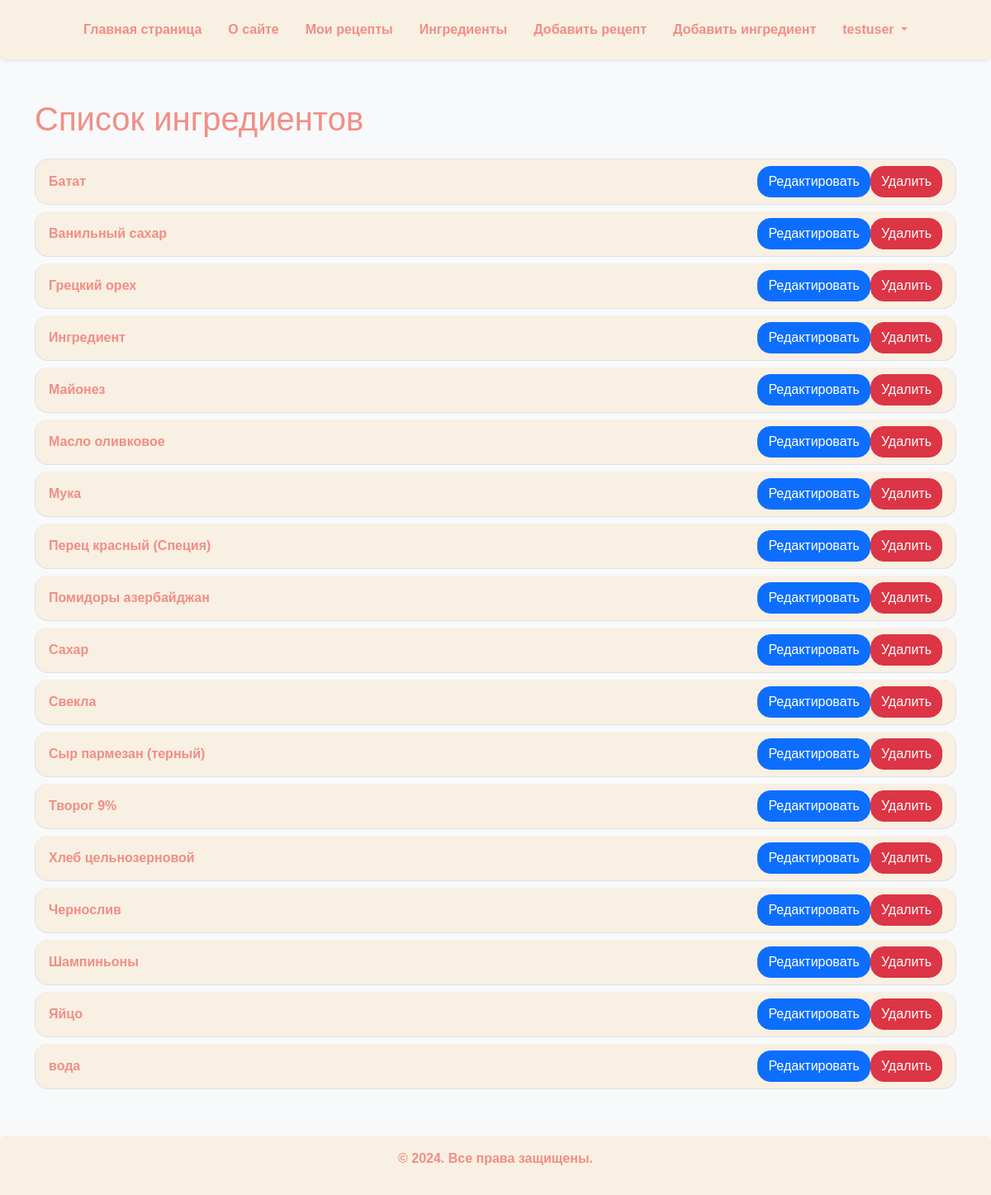
/ingredients_list/ (signed in), run on the app's committed database.
### recipe_catalog/models.py (models this page shows, shortened)
class Ingredient(models.Model):
    name = models.CharField(max_length=255, null=False, default="Ингредиент", unique=True, verbose_name="Название",
                            validators=[
                                RegexValidator(
                                    regex=r'^[A-Za-zА-Яа-яёЁ\s]+$',
                                    message='Название должно быть строкой'
                                )
                            ]
                            )
    calories = models.IntegerField(
        default=0,
        help_text="Калорийность на 100 ед. изм.",
        verbose_name="Калорийность",
        validators=[MinValueValidator(0, 'Калорийность должна быть больше 0')]
    )

### recipe_catalog/views.py (the view)
# urls.py: path('ingredients_list/', ingredients_list, name='ingredients_list'),
@login_required
def ingredients_list(request):
    template_name = 'recipe_catalog/ingredients_list.html'
    ingredients = Ingredient.objects.order_by('name')
    context = {
        'ingredients': ingredients
    }
    return render(request, template_name, context)

### templates/recipe_catalog/ingredients_list.html
{% extends "base.html" %}
{% block content %}
<h1 class="mb-4 text-dark-pink">Список ингредиентов</h1>
{% if ingredients %}
<ul class="list-group">
    {% for ingredient in ingredients %}
    <li class="list-group-item d-flex justify-content-between align-items-center bg-light-pink rounded-4 mb-2">
        <span class="text-dark-pink fw-bold">{{ ingredient.name }}</span>
        <div class="d-flex justify-content-around">
            <a href="{% url 'recipe_catalog:ingredient_edit' ingredient.id %}" class="btn btn-primary rounded-4">Редактировать</a>
            <a href="{% url 'recipe_catalog:ingredient_delete' ingredient.id %}" class="btn btn-danger rounded-4">Удалить</a>
        </div>
    </li>
    {% endfor %}
</ul>
{% else %}
<div class="alert alert-warning text-center rounded-4">
    <p class="mb-0">Ингредиентов пока нет.</p>
</div>
{% endif %}
{% endblock %}

### templates/menu.html (shortened to what this page needs)
<header class="bg-light-pink shadow-sm rounded-bottom py-3 mb-4">
    <nav class="container d-flex justify-content-center">
        <ul class="nav">
            <li class="nav-item">
                <a class="nav-link text-dark-pink fw-bold" href="{% url 'recipe_catalog:home' %}">Главная страница</a>
            </li>
            <li class="nav-item">
                <a class="nav-link text-dark-pink fw-bold" href="{% url 'recipe_catalog:about' %}">О сайте</a>
            </li>
            {% if request.user.is_authenticated %}
            <li class="nav-item">
                <a class="nav-link text-dark-pink fw-bold" href="{% url 'recipe_catalog:my_recipes' %}">Мои рецепты</a>
            </li>
            <li class="nav-item">
                <a class="nav-link text-dark-pink fw-bold" href="{% url 'recipe_catalog:ingredients_list' %}">Ингредиенты</a>
            </li>
            <li class="nav-item">
                <a class="nav-link text-dark-pink fw-bold" href="{% url 'recipe_catalog:recipe_create' %}">Добавить
                    рецепт</a>
            </li>
            <li class="nav-item">
                <a class="nav-link text-dark-pink fw-bold" href="{% url 'recipe_catalog:ingredient' %}">Добавить
                    ингредиент</a>
            </li>
            <li class="nav-item dropdown" id="user-dropdown">
                <a class="nav-link text-dark-pink fw-bold dropdown-toggle" href="#" id="dropdownMenuButton"
                   role="button"
                   aria-expanded="false">
                    {{ request.user.username }}
                </a>
            </li>
            {% endif %}
        </ul>
    </nav>
</header>

### templates/base.html (style rules this page uses)
body { font-family: sans-serif; background-color: #f8f9fa; }
.bg-light-pink { background-color: #f8f0e3; }
.text-dark-pink { color: #f18e85; }

### data on the page
Ingredient: name "Батат"
Ingredient: name "Ванильный сахар"
Ingredient: name "Грецкий орех"
Ingredient: name "Ингредиент"
Ingredient: name "Майонез"
Ingredient: name "Масло оливковое"
Ingredient: name "Мука"
Ingredient: name "Перец красный (Специя)"
Ingredient: name "Помидоры азербайджан"
Ingredient: name "Сахар"
Ingredient: name "Свекла"
Ingredient: name "Сыр пармезан (терный)"
Ingredient: name "Творог 9%"
Ingredient: name "Хлеб цельнозерновой"
Ingredient: name "Чернослив"
Ingredient: name "Шампиньоны"
Ingredient: name "Яйцо"
Ingredient: name "вода"

### other printed values
{{ request.user.username }} "testuser"
